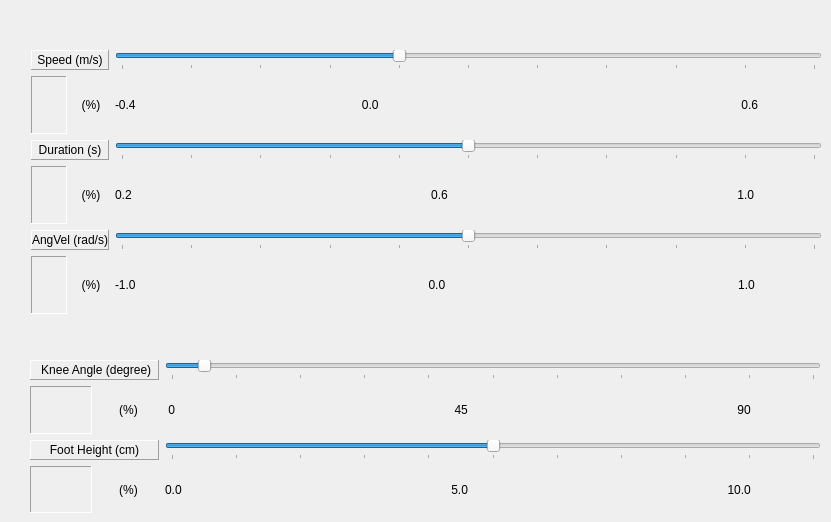
   <widget class="QWidget" name="CONTROLLER">
    <widget class="QWidget" name="gridLayoutWidget">
     <property name="geometry">
      <rect>
       <x>31</x>
       <y>50</y>
       <width>791</width>
       <height>264</height>
      </rect>
     </property>
     <layout class="QGridLayout" name="gridLayout">
      <item row="1" column="0">
       <layout class="QHBoxLayout" name="horizontalLayout_8">
        <item>
         <widget class="QLabel" name="label_139">
          <property name="frameShape">
           <enum>QFrame::Panel</enum>
          </property>
          <property name="frameShadow">
           <enum>QFrame::Sunken</enum>
          </property>
          <property name="text">
           <string/>
          </property>
         </widget>
        </item>
        <item>
         <widget class="QLabel" name="label_140">
          <property name="text">
           <string>(%)</string>
          </property>
          <property name="alignment">
           <set>Qt::AlignCenter</set>
          </property>
         </widget>
        </item>
       </layout>
      </item>
      <item row="1" column="1">
       <widget class="QLabel" name="label_137">
        <property name="text">
         <string>-0.4                                                                    0.0                                                                                                             0.6</string>
        </property>
        <property name="alignment">
         <set>Qt::AlignJustify|Qt::AlignVCenter</set>
        </property>
       </widget>
      </item>
      <item row="2" column="0">
       <widget class="QLabel" name="label_141">
        <property name="frameShape">
         <enum>QFrame::Panel</enum>
        </property>
        <property name="frameShadow">
         <enum>QFrame::Raised</enum>
        </property>
        <property name="text">
         <string>Duration (s)</string>
        </property>
        <property name="alignment">
         <set>Qt::AlignCenter</set>
        </property>
       </widget>
      </item>
      <item row="3" column="0">
       <layout class="QHBoxLayout" name="horizontalLayout_9">
        <item>
         <widget class="QLabel" name="label_142">
          <property name="frameShape">
           <enum>QFrame::Panel</enum>
          </property>
          <property name="frameShadow">
           <enum>QFrame::Sunken</enum>
          </property>
          <property name="text">
           <string/>
          </property>
         </widget>
        </item>
        <item>
         <widget class="QLabel" name="label_143">
          <property name="text">
           <string>(%)</string>
          </property>
          <property name="alignment">
           <set>Qt::AlignCenter</set>
          </property>
         </widget>
        </item>
       </layout>
      </item>
      <item row="2" column="1">
       <widget class="QSlider" name="walking_duration_slider">
        <property name="cursor">
         <cursorShape>SizeHorCursor</cursorShape>
        </property>
        <property name="minimum">
         <number>0</number>
        </property>
        <property name="maximum">
         <number>100</number>
        </property>
        <property name="value">
         <number>50</number>
        </property>
        <property name="sliderPosition">
         <number>50</number>
        </property>
        <property name="orientation">
         <enum>Qt::Horizontal</enum>
        </property>
        <property name="tickPosition">
         <enum>QSlider::TicksBelow</enum>
        </property>
        <property name="tickInterval">
         <number>10</number>
        </property>
       </widget>
      </item>
      <item row="3" column="1">
       <widget class="QLabel" name="label_138">
        <property name="text">
         <string>0.2                                                                                          0.6                                                                                       1.0</string>
        </property>
        <property name="alignment">
         <set>Qt::AlignJustify|Qt::AlignVCenter</set>
        </property>
       </widget>
      </item>
      <item row="5" column="0">
       <layout class="QHBoxLayout" name="horizontalLayout_10">
        <item>
         <widget class="QLabel" name="label_146">
          <property name="frameShape">
           <enum>QFrame::Panel</enum>
          </property>
          <property name="frameShadow">
           <enum>QFrame::Sunken</enum>
          </property>
          <property name="text">
           <string/>
          </property>
         </widget>
        </item>
        <item>
         <widget class="QLabel" name="label_147">
          <property name="text">
           <string>(%)</string>
          </property>
          <property name="alignment">
           <set>Qt::AlignCenter</set>
          </property>
         </widget>
        </item>
       </layout>
      </item>
      <item row="4" column="0">
       <widget class="QLabel" name="label_145">
        <property name="frameShape">
         <enum>QFrame::Panel</enum>
        </property>
        <property name="frameShadow">
         <enum>QFrame::Raised</enum>
        </property>
        <property name="text">
         <string>AngVel (rad/s)</string>
        </property>
        <property name="alignment">
         <set>Qt::AlignCenter</set>
        </property>
       </widget>
      </item>
      <item row="4" column="1">
       <widget class="QSlider" name="walking_angvel_slider">
        <property name="cursor">
         <cursorShape>SizeHorCursor</cursorShape>
        </property>
        <property name="minimum">
         <number>0</number>
        </property>
        <property name="maximum">
         <number>100</number>
        </property>
        <property name="value">
         <number>50</number>
        </property>
        <property name="sliderPosition">
         <number>50</number>
        </property>
        <property name="orientation">
         <enum>Qt::Horizontal</enum>
        </property>
        <property name="tickPosition">
         <enum>QSlider::TicksBelow</enum>
        </property>
        <property name="tickInterval">
         <number>10</number>
        </property>
       </widget>
      </item>
      <item row="5" column="1">
       <widget class="QLabel" name="label_144">
        <property name="text">
         <string>-1.0                                                                                        0.0                                                                                        1.0</string>
        </property>
        <property name="alignment">
         <set>Qt::AlignJustify|Qt::AlignVCenter</set>
        </property>
       </widget>
      </item>
      <item row="0" column="0">
       <widget class="QLabel" name="label_136">
        <property name="frameShape">
         <enum>QFrame::Panel</enum>
        </property>
        <property name="frameShadow">
         <enum>QFrame::Raised</enum>
        </property>
        <property name="text">
         <string>Speed (m/s)</string>
        </property>
        <property name="alignment">
         <set>Qt::AlignCenter</set>
        </property>
       </widget>
      </item>
      <item row="0" column="1">
       <widget class="QSlider" name="walking_speed_slider">
        <property name="cursor">
         <cursorShape>SizeHorCursor</cursorShape>
        </property>
        <property name="minimum">
         <number>0</number>
        </property>
        <property name="maximum">
         <number>100</number>
        </property>
        <property name="value">
         <number>40</number>
        </property>
        <property name="sliderPosition">
         <number>40</number>
        </property>
        <property name="orientation">
         <enum>Qt::Horizontal</enum>
        </property>
        <property name="tickPosition">
         <enum>QSlider::TicksBelow</enum>
        </property>
        <property name="tickInterval">
         <number>10</number>
        </property>
       </widget>
      </item>
     </layout>
    </widget>
    <widget class="QWidget" name="gridLayoutWidget_2">
     <property name="geometry">
      <rect>
       <x>30</x>
       <y>360</y>
       <width>791</width>
       <height>153</height>
      </rect>
     </property>
     <layout class="QGridLayout" name="gridLayout_2">
      <item row="2" column="1">
       <widget class="QSlider" name="foot_height_slider">
        <property name="cursor">
         <cursorShape>SizeHorCursor</cursorShape>
        </property>
        <property name="minimum">
         <number>0</number>
        </property>
        <property name="maximum">
         <number>100</number>
        </property>
        <property name="value">
         <number>50</number>
        </property>
        <property name="sliderPosition">
         <number>50</number>
        </property>
        <property name="orientation">
         <enum>Qt::Horizontal</enum>
        </property>
        <property name="tickPosition">
         <enum>QSlider::TicksBelow</enum>
        </property>
        <property name="tickInterval">
         <number>10</number>
        </property>
       </widget>
      </item>
      <item row="2" column="0">
       <widget class="QLabel" name="label_152">
        <property name="frameShape">
         <enum>QFrame::Panel</enum>
        </property>
        <property name="frameShadow">
         <enum>QFrame::Raised</enum>
        </property>
        <property name="text">
         <string>Foot Height (cm)</string>
        </property>
        <property name="alignment">
         <set>Qt::AlignCenter</set>
        </property>
       </widget>
      </item>
      <item row="3" column="1">
       <widget class="QLabel" name="label_155">
        <property name="text">
         <string>0.0                                                                                 5.0                                                                              10.0</string>
        </property>
        <property name="alignment">
         <set>Qt::AlignJustify|Qt::AlignVCenter</set>
        </property>
       </widget>
      </item>
      <item row="3" column="0">
       <layout class="QHBoxLayout" name="horizontalLayout_12">
        <item>
         <widget class="QLabel" name="label_153">
          <property name="frameShape">
           <enum>QFrame::Panel</enum>
          </property>
          <property name="frameShadow">
           <enum>QFrame::Sunken</enum>
          </property>
          <property name="text">
           <string/>
          </property>
         </widget>
        </item>
        <item>
         <widget class="QLabel" name="label_154">
          <property name="text">
           <string>(%)</string>
          </property>
          <property name="alignment">
           <set>Qt::AlignCenter</set>
          </property>
         </widget>
        </item>
       </layout>
      </item>
      <item row="1" column="1">
       <widget class="QLabel" name="label_151">
        <property name="text">
         <string> 0                                                                                    45                                                                                 90</string>
        </property>
        <property name="alignment">
         <set>Qt::AlignJustify|Qt::AlignVCenter</set>
        </property>
       </widget>
      </item>
      <item row="1" column="0">
       <layout class="QHBoxLayout" name="horizontalLayout_11">
        <item>
         <widget class="QLabel" name="label_149">
          <property name="frameShape">
           <enum>QFrame::Panel</enum>
          </property>
          <property name="frameShadow">
           <enum>QFrame::Sunken</enum>
          </property>
          <property name="text">
           <string/>
          </property>
         </widget>
        </item>
        <item>
         <widget class="QLabel" name="label_150">
          <property name="text">
           <string>(%)</string>
          </property>
          <property name="alignment">
           <set>Qt::AlignCenter</set>
          </property>
         </widget>
        </item>
       </layout>
      </item>
      <item row="0" column="1">
       <widget class="QSlider" name="knee_target_angle_slider">
        <property name="cursor">
         <cursorShape>SizeHorCursor</cursorShape>
        </property>
        <property name="minimum">
         <number>0</number>
        </property>
        <property name="maximum">
         <number>100</number>
        </property>
        <property name="value">
         <number>5</number>
        </property>
        <property name="sliderPosition">
         <number>5</number>
        </property>
        <property name="orientation">
         <enum>Qt::Horizontal</enum>
        </property>
        <property name="tickPosition">
         <enum>QSlider::TicksBelow</enum>
        </property>
        <property name="tickInterval">
         <number>10</number>
        </property>
       </widget>
      </item>
      <item row="0" column="0">
       <widget class="QLabel" name="label_148">
        <property name="frameShape">
         <enum>QFrame::Panel</enum>
        </property>
        <property name="frameShadow">
         <enum>QFrame::Raised</enum>
        </property>
        <property name="text">
         <string>   Knee Angle (degree)  </string>
        </property>
        <property name="alignment">
         <set>Qt::AlignCenter</set>
        </property>
       </widget>
      </item>
     </layout>
    </widget>
   </widget>
